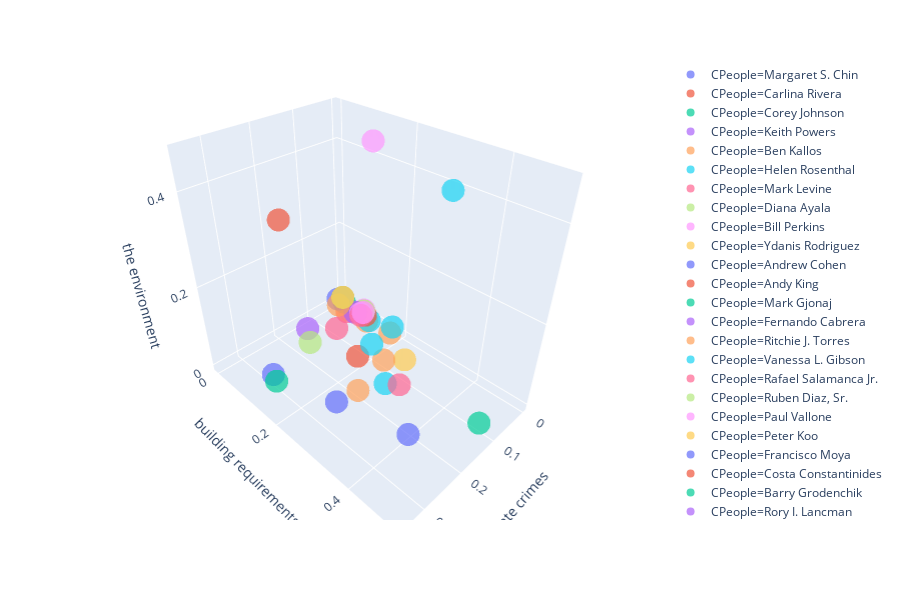

Source (notebook cell):
### Code cell
fig = px.scatter_3d(threeDimDictDF, x='hate crimes', y='building requirements', z='the environment',
              color='CPeople', opacity=0.7)

fig.show()

### Figure 1 — Plotly figure (JSON) as saved in the notebook; plotly's stock layout.template omitted (floating-point values rounded to 4 significant figures)
{"data": [{"hoverlabel": {"namelength": 0}, "hovertemplate": "CPeople=Margaret S. Chin<br>hate crimes=%{x}<br>building requirements=%{y}<br>the environment=%{z}", "legendgroup": "CPeople=Margaret S. Chin", "marker": {"color": "#636efa", "opacity": 0.7, "symbol": "circle"}, "mode": "markers", "name": "CPeople=Margaret S. Chin", "scene": "scene", "showlegend": true, "type": "scatter3d", "x": [0.2912], "y": [0.1], "z": [0.002982]}, {"hoverlabel": {"namelength": 0}, "hovertemplate": "CPeople=Carlina Rivera<br>hate crimes=%{x}<br>building requirements=%{y}<br>the environment=%{z}", "legendgroup": "CPeople=Carlina Rivera", "marker": {"color": "#EF553B", "opacity": 0.7, "symbol": "circle"}, "mode": "markers", "name": "CPeople=Carlina Rivera", "scene": "scene", "showlegend": true, "type": "scatter3d", "x": [0], "y": [0], "z": [0]}, {"hoverlabel": {"namelength": 0}, "hovertemplate": "CPeople=Corey Johnson<br>hate crimes=%{x}<br>building requirements=%{y}<br>the environment=%{z}", "legendgroup": "CPeople=Corey Johnson", "marker": {"color": "#00cc96", "opacity": 0.7, "symbol": "circle"}, "mode": "markers", "name": "CPeople=Corey Johnson", "scene": "scene", "showlegend": true, "type": "scatter3d", "x": [0.1384], "y": [0.5001], "z": [0.05333]}, {"hoverlabel": {"namelength": 0}, "hovertemplate": "CPeople=Keith Powers<br>hate crimes=%{x}<br>building requirements=%{y}<br>the environment=%{z}", "legendgroup": "CPeople=Keith Powers", "marker": {"color": "#ab63fa", "opacity": 0.7, "symbol": "circle"}, "mode": "markers", "name": "CPeople=Keith Powers", "scene": "scene", "showlegend": true, "type": "scatter3d", "x": [0], "y": [0], "z": [0]}, {"hoverlabel": {"namelength": 0}, "hovertemplate": "CPeople=Ben Kallos<br>hate crimes=%{x}<br>building requirements=%{y}<br>the environment=%{z}", "legendgroup": "CPeople=Ben Kallos", "marker": {"color": "#FFA15A", "opacity": 0.7, "symbol": "circle"}, "mode": "markers", "name": "CPeople=Ben Kallos", "scene": "scene", "showlegend": true, "type": "scatter3d", "x": [0.03357], "y": [0.1167], "z": [0.008942]}, {"hoverlabel": {"namelength": 0}, "hovertemplate": "CPeople=Helen Rosenthal<br>hate crimes=%{x}<br>building requirements=%{y}<br>the environment=%{z}", "legendgroup": "CPeople=Helen Rosenthal", "marker": {"color": "#19d3f3", "opacity": 0.7, "symbol": "circle"}, "mode": "markers", "name": "CPeople=Helen Rosenthal", "scene": "scene", "showlegend": true, "type": "scatter3d", "x": [0.03064], "y": [0.1223], "z": [0.01206]}, {"hoverlabel": {"namelength": 0}, "hovertemplate": "CPeople=Mark Levine<br>hate crimes=%{x}<br>building requirements=%{y}<br>the environment=%{z}", "legendgroup": "CPeople=Mark Levine", "marker": {"color": "#FF6692", "opacity": 0.7, "symbol": "circle"}, "mode": "markers", "name": "CPeople=Mark Levine", "scene": "scene", "showlegend": true, "type": "scatter3d", "x": [0.1139], "y": [0.1022], "z": [0.02519]}, {"hoverlabel": {"namelength": 0}, "hovertemplate": "CPeople=Diana Ayala<br>hate crimes=%{x}<br>building requirements=%{y}<br>the environment=%{z}", "legendgroup": "CPeople=Diana Ayala", "marker": {"color": "#B6E880", "opacity": 0.7, "symbol": "circle"}, "mode": "markers", "name": "CPeople=Diana Ayala", "scene": "scene", "showlegend": true, "type": "scatter3d", "x": [0], "y": [0], "z": [0]}, {"hoverlabel": {"namelength": 0}, "hovertemplate": "CPeople=Bill Perkins<br>hate crimes=%{x}<br>building requirements=%{y}<br>the environment=%{z}", "legendgroup": "CPeople=Bill Perkins", "marker": {"color": "#FF97FF", "opacity": 0.7, "symbol": "circle"}, "mode": "markers", "name": "CPeople=Bill Perkins", "scene": "scene", "showlegend": true, "type": "scatter3d", "x": [0], "y": [0], "z": [0]}, {"hoverlabel": {"namelength": 0}, "hovertemplate": "CPeople=Ydanis Rodriguez<br>hate crimes=%{x}<br>building requirements=%{y}<br>the environment=%{z}", "legendgroup": "CPeople=Ydanis Rodriguez", "marker": {"color": "#FECB52", "opacity": 0.7, "symbol": "circle"}, "mode": "markers", "name": "CPeople=Ydanis Rodriguez", "scene": "scene", "showlegend": true, "type": "scatter3d", "x": [0.06888], "y": [0.2658], "z": [0.007479]}, {"hoverlabel": {"namelength": 0}, "hovertemplate": "CPeople=Andrew Cohen<br>hate crimes=%{x}<br>building requirements=%{y}<br>the environment=%{z}", "legendgroup": "CPeople=Andrew Cohen", "marker": {"color": "#636efa", "opacity": 0.7, "symbol": "circle"}, "mode": "markers", "name": "CPeople=Andrew Cohen", "scene": "scene", "showlegend": true, "type": "scatter3d", "x": [0.251], "y": [0.2495], "z": [0.003751]}, {"hoverlabel": {"namelength": 0}, "hovertemplate": "CPeople=Andy King<br>hate crimes=%{x}<br>building requirements=%{y}<br>the environment=%{z}", "legendgroup": "CPeople=Andy King", "marker": {"color": "#EF553B", "opacity": 0.7, "symbol": "circle"}, "mode": "markers", "name": "CPeople=Andy King", "scene": "scene", "showlegend": true, "type": "scatter3d", "x": [0.01671], "y": [0.09576], "z": [0.005661]}, {"hoverlabel": {"namelength": 0}, "hovertemplate": "CPeople=Mark Gjonaj<br>hate crimes=%{x}<br>building requirements=%{y}<br>the environment=%{z}", "legendgroup": "CPeople=Mark Gjonaj", "marker": {"color": "#00cc96", "opacity": 0.7, "symbol": "circle"}, "mode": "markers", "name": "CPeople=Mark Gjonaj", "scene": "scene", "showlegend": true, "type": "scatter3d", "x": [0], "y": [0], "z": [0]}, {"hoverlabel": {"namelength": 0}, "hovertemplate": "CPeople=Fernando Cabrera<br>hate crimes=%{x}<br>building requirements=%{y}<br>the environment=%{z}", "legendgroup": "CPeople=Fernando Cabrera", "marker": {"color": "#ab63fa", "opacity": 0.7, "symbol": "circle"}, "mode": "markers", "name": "CPeople=Fernando Cabrera", "scene": "scene", "showlegend": true, "type": "scatter3d", "x": [0.02738], "y": [0.05428], "z": [0.003424]}, {"hoverlabel": {"namelength": 0}, "hovertemplate": "CPeople=Ritchie J. Torres<br>hate crimes=%{x}<br>building requirements=%{y}<br>the environment=%{z}", "legendgroup": "CPeople=Ritchie J. Torres", "marker": {"color": "#FFA15A", "opacity": 0.7, "symbol": "circle"}, "mode": "markers", "name": "CPeople=Ritchie J. Torres", "scene": "scene", "showlegend": true, "type": "scatter3d", "x": [0.2116], "y": [0.2695], "z": [0.02132]}, {"hoverlabel": {"namelength": 0}, "hovertemplate": "CPeople=Vanessa L. Gibson<br>hate crimes=%{x}<br>building requirements=%{y}<br>the environment=%{z}", "legendgroup": "CPeople=Vanessa L. Gibson", "marker": {"color": "#19d3f3", "opacity": 0.7, "symbol": "circle"}, "mode": "markers", "name": "CPeople=Vanessa L. Gibson", "scene": "scene", "showlegend": true, "type": "scatter3d", "x": [0.1515], "y": [0.2866], "z": [0.009569]}, {"hoverlabel": {"namelength": 0}, "hovertemplate": "CPeople=Rafael Salamanca Jr.<br>hate crimes=%{x}<br>building requirements=%{y}<br>the environment=%{z}", "legendgroup": "CPeople=Rafael Salamanca Jr.", "marker": {"color": "#FF6692", "opacity": 0.7, "symbol": "circle"}, "mode": "markers", "name": "CPeople=Rafael Salamanca Jr.", "scene": "scene", "showlegend": true, "type": "scatter3d", "x": [0.01339], "y": [0.08482], "z": [0.006377]}, {"hoverlabel": {"namelength": 0}, "hovertemplate": "CPeople=Ruben Diaz, Sr.<br>hate crimes=%{x}<br>building requirements=%{y}<br>the environment=%{z}", "legendgroup": "CPeople=Ruben Diaz, Sr.", "marker": {"color": "#B6E880", "opacity": 0.7, "symbol": "circle"}, "mode": "markers", "name": "CPeople=Ruben Diaz, Sr.", "scene": "scene", "showlegend": true, "type": "scatter3d", "x": [0.0008412], "y": [0], "z": [0]}, {"hoverlabel": {"namelength": 0}, "hovertemplate": "CPeople=Paul Vallone<br>hate crimes=%{x}<br>building requirements=%{y}<br>the environment=%{z}", "legendgroup": "CPeople=Paul Vallone", "marker": {"color": "#FF97FF", "opacity": 0.7, "symbol": "circle"}, "mode": "markers", "name": "CPeople=Paul Vallone", "scene": "scene", "showlegend": true, "type": "scatter3d", "x": [0.01613], "y": [0.08988], "z": [0.0175]}, {"hoverlabel": {"namelength": 0}, "hovertemplate": "CPeople=Peter Koo<br>hate crimes=%{x}<br>building requirements=%{y}<br>the environment=%{z}", "legendgroup": "CPeople=Peter Koo", "marker": {"color": "#FECB52", "opacity": 0.7, "symbol": "circle"}, "mode": "markers", "name": "CPeople=Peter Koo", "scene": "scene", "showlegend": true, "type": "scatter3d", "x": [0.0306], "y": [0.04707], "z": [0.002019]}, {"hoverlabel": {"namelength": 0}, "hovertemplate": "CPeople=Francisco Moya<br>hate crimes=%{x}<br>building requirements=%{y}<br>the environment=%{z}", "legendgroup": "CPeople=Francisco Moya", "marker": {"color": "#636efa", "opacity": 0.7, "symbol": "circle"}, "mode": "markers", "name": "CPeople=Francisco Moya", "scene": "scene", "showlegend": true, "type": "scatter3d", "x": [0], "y": [0], "z": [0]}, {"hoverlabel": {"namelength": 0}, "hovertemplate": "CPeople=Costa Constantinides<br>hate crimes=%{x}<br>building requirements=%{y}<br>the environment=%{z}", "legendgroup": "CPeople=Costa Constantinides", "marker": {"color": "#EF553B", "opacity": 0.7, "symbol": "circle"}, "mode": "markers", "name": "CPeople=Costa Constantinides", "scene": "scene", "showlegend": true, "type": "scatter3d", "x": [0.3502], "y": [0.2565], "z": [0.4448]}, {"hoverlabel": {"namelength": 0}, "hovertemplate": "CPeople=Barry Grodenchik<br>hate crimes=%{x}<br>building requirements=%{y}<br>the environment=%{z}", "legendgroup": "CPeople=Barry Grodenchik", "marker": {"color": "#00cc96", "opacity": 0.7, "symbol": "circle"}, "mode": "markers", "name": "CPeople=Barry Grodenchik", "scene": "scene", "showlegend": true, "type": "scatter3d", "x": [0.0111], "y": [0.01688], "z": [0]}, {"hoverlabel": {"namelength": 0}, "hovertemplate": "CPeople=Rory I. Lancman<br>hate crimes=%{x}<br>building requirements=%{y}<br>the environment=%{z}", "legendgroup": "CPeople=Rory I. Lancman", "marker": {"color": "#ab63fa", "opacity": 0.7, "symbol": "circle"}, "mode": "markers", "name": "CPeople=Rory I. Lancman", "scene": "scene", "showlegend": true, "type": "scatter3d", "x": [0.1448], "y": [0.03699], "z": [0.004659]}, {"hoverlabel": {"namelength": 0}, "hovertemplate": "CPeople=Daniel Dromm<br>hate crimes=%{x}<br>building requirements=%{y}<br>the environment=%{z}", "legendgroup": "CPeople=Daniel Dromm", "marker": {"color": "#FFA15A", "opacity": 0.7, "symbol": "circle"}, "mode": "markers", "name": "CPeople=Daniel Dromm", "scene": "scene", "showlegend": true, "type": "scatter3d", "x": [0.05197], "y": [0.2064], "z": [0.03648]}, {"hoverlabel": {"namelength": 0}, "hovertemplate": "CPeople=Jimmy Van Bramer<br>hate crimes=%{x}<br>building requirements=%{y}<br>the environment=%{z}", "legendgroup": "CPeople=Jimmy Van Bramer", "marker": {"color": "#19d3f3", "opacity": 0.7, "symbol": "circle"}, "mode": "markers", "name": "CPeople=Jimmy Van Bramer", "scene": "scene", "showlegend": true, "type": "scatter3d", "x": [0.1437], "y": [0.3991], "z": [0.4684]}, {"hoverlabel": {"namelength": 0}, "hovertemplate": "CPeople=I. Daneek Miller<br>hate crimes=%{x}<br>building requirements=%{y}<br>the environment=%{z}", "legendgroup": "CPeople=I. Daneek Miller", "marker": {"color": "#FF6692", "opacity": 0.7, "symbol": "circle"}, "mode": "markers", "name": "CPeople=I. Daneek Miller", "scene": "scene", "showlegend": true, "type": "scatter3d", "x": [0.03515], "y": [0.05211], "z": [0.002316]}, {"hoverlabel": {"namelength": 0}, "hovertemplate": "CPeople=Adrienne E. Adams<br>hate crimes=%{x}<br>building requirements=%{y}<br>the environment=%{z}", "legendgroup": "CPeople=Adrienne E. Adams", "marker": {"color": "#B6E880", "opacity": 0.7, "symbol": "circle"}, "mode": "markers", "name": "CPeople=Adrienne E. Adams", "scene": "scene", "showlegend": true, "type": "scatter3d", "x": [0.005452], "y": [0.07872], "z": [0.003018]}, {"hoverlabel": {"namelength": 0}, "hovertemplate": "CPeople=Karen Koslowitz<br>hate crimes=%{x}<br>building requirements=%{y}<br>the environment=%{z}", "legendgroup": "CPeople=Karen Koslowitz", "marker": {"color": "#FF97FF", "opacity": 0.7, "symbol": "circle"}, "mode": "markers", "name": "CPeople=Karen Koslowitz", "scene": "scene", "showlegend": true, "type": "scatter3d", "x": [0.03633], "y": [0.1348], "z": [0.4448]}, {"hoverlabel": {"namelength": 0}, "hovertemplate": "CPeople=Robert Holden<br>hate crimes=%{x}<br>building requirements=%{y}<br>the environment=%{z}", "legendgroup": "CPeople=Robert Holden", "marker": {"color": "#FECB52", "opacity": 0.7, "symbol": "circle"}, "mode": "markers", "name": "CPeople=Robert Holden", "scene": "scene", "showlegend": true, "type": "scatter3d", "x": [0], "y": [0], "z": [0]}, {"hoverlabel": {"namelength": 0}, "hovertemplate": "CPeople=Donovan  J. Richards<br>hate crimes=%{x}<br>building requirements=%{y}<br>the environment=%{z}", "legendgroup": "CPeople=Donovan  J. Richards", "marker": {"color": "#636efa", "opacity": 0.7, "symbol": "circle"}, "mode": "markers", "name": "CPeople=Donovan  J. Richards", "scene": "scene", "showlegend": true, "type": "scatter3d", "x": [0.2148], "y": [0.4039], "z": [0.006766]}, {"hoverlabel": {"namelength": 0}, "hovertemplate": "CPeople=Eric A. Ulrich<br>hate crimes=%{x}<br>building requirements=%{y}<br>the environment=%{z}", "legendgroup": "CPeople=Eric A. Ulrich", "marker": {"color": "#EF553B", "opacity": 0.7, "symbol": "circle"}, "mode": "markers", "name": "CPeople=Eric A. Ulrich", "scene": "scene", "showlegend": true, "type": "scatter3d", "x": [0.1285], "y": [0.1836], "z": [0.003174]}, {"hoverlabel": {"namelength": 0}, "hovertemplate": "CPeople=Stephen T. Levin<br>hate crimes=%{x}<br>building requirements=%{y}<br>the environment=%{z}", "legendgroup": "CPeople=Stephen T. Levin", "marker": {"color": "#00cc96", "opacity": 0.7, "symbol": "circle"}, "mode": "markers", "name": "CPeople=Stephen T. Levin", "scene": "scene", "showlegend": true, "type": "scatter3d", "x": [0.3037], "y": [0.1286], "z": [0.01238]}, {"hoverlabel": {"namelength": 0}, "hovertemplate": "CPeople=Antonio Reynoso<br>hate crimes=%{x}<br>building requirements=%{y}<br>the environment=%{z}", "legendgroup": "CPeople=Antonio Reynoso", "marker": {"color": "#ab63fa", "opacity": 0.7, "symbol": "circle"}, "mode": "markers", "name": "CPeople=Antonio Reynoso", "scene": "scene", "showlegend": true, "type": "scatter3d", "x": [0.0225], "y": [0.06674], "z": [0.001572]}, {"hoverlabel": {"namelength": 0}, "hovertemplate": "CPeople=Laurie A. Cumbo<br>hate crimes=%{x}<br>building requirements=%{y}<br>the environment=%{z}", "legendgroup": "CPeople=Laurie A. Cumbo", "marker": {"color": "#FFA15A", "opacity": 0.7, "symbol": "circle"}, "mode": "markers", "name": "CPeople=Laurie A. Cumbo", "scene": "scene", "showlegend": true, "type": "scatter3d", "x": [0.1099], "y": [0.243], "z": [0.01828]}, {"hoverlabel": {"namelength": 0}, "hovertemplate": "CPeople=Robert E. Cornegy, Jr.<br>hate crimes=%{x}<br>building requirements=%{y}<br>the environment=%{z}", "legendgroup": "CPeople=Robert E. Cornegy, Jr.", "marker": {"color": "#19d3f3", "opacity": 0.7, "symbol": "circle"}, "mode": "markers", "name": "CPeople=Robert E. Cornegy, Jr.", "scene": "scene", "showlegend": true, "type": "scatter3d", "x": [0.09294], "y": [0.1912], "z": [0.02037]}, {"hoverlabel": {"namelength": 0}, "hovertemplate": "CPeople=Carlos Menchaca<br>hate crimes=%{x}<br>building requirements=%{y}<br>the environment=%{z}", "legendgroup": "CPeople=Carlos Menchaca", "marker": {"color": "#FF6692", "opacity": 0.7, "symbol": "circle"}, "mode": "markers", "name": "CPeople=Carlos Menchaca", "scene": "scene", "showlegend": true, "type": "scatter3d", "x": [0.1426], "y": [0.3163], "z": [0.02104]}, {"hoverlabel": {"namelength": 0}, "hovertemplate": "CPeople=Brad Lander<br>hate crimes=%{x}<br>building requirements=%{y}<br>the environment=%{z}", "legendgroup": "CPeople=Brad Lander", "marker": {"color": "#B6E880", "opacity": 0.7, "symbol": "circle"}, "mode": "markers", "name": "CPeople=Brad Lander", "scene": "scene", "showlegend": true, "type": "scatter3d", "x": [0.1726], "y": [0.07839], "z": [0.005418]}, {"hoverlabel": {"namelength": 0}, "hovertemplate": "CPeople=Mathieu Eugene<br>hate crimes=%{x}<br>building requirements=%{y}<br>the environment=%{z}", "legendgroup": "CPeople=Mathieu Eugene", "marker": {"color": "#FF97FF", "opacity": 0.7, "symbol": "circle"}, "mode": "markers", "name": "CPeople=Mathieu Eugene", "scene": "scene", "showlegend": true, "type": "scatter3d", "x": [0.02014], "y": [0.08319], "z": [0.00629]}, {"hoverlabel": {"namelength": 0}, "hovertemplate": "CPeople=Alicka Ampry-Samuel<br>hate crimes=%{x}<br>building requirements=%{y}<br>the environment=%{z}", "legendgroup": "CPeople=Alicka Ampry-Samuel", "marker": {"color": "#FECB52", "opacity": 0.7, "symbol": "circle"}, "mode": "markers", "name": "CPeople=Alicka Ampry-Samuel", "scene": "scene", "showlegend": true, "type": "scatter3d", "x": [0], "y": [0], "z": [0]}, {"hoverlabel": {"namelength": 0}, "hovertemplate": "CPeople=Inez Barron<br>hate crimes=%{x}<br>building requirements=%{y}<br>the environment=%{z}", "legendgroup": "CPeople=Inez Barron", "marker": {"color": "#636efa", "opacity": 0.7, "symbol": "circle"}, "mode": "markers", "name": "CPeople=Inez Barron", "scene": "scene", "showlegend": true, "type": "scatter3d", "x": [0.01572], "y": [0], "z": [0.002882]}, {"hoverlabel": {"namelength": 0}, "hovertemplate": "CPeople=Justin Brannan<br>hate crimes=%{x}<br>building requirements=%{y}<br>the environment=%{z}", "legendgroup": "CPeople=Justin Brannan", "marker": {"color": "#EF553B", "opacity": 0.7, "symbol": "circle"}, "mode": "markers", "name": "CPeople=Justin Brannan", "scene": "scene", "showlegend": true, "type": "scatter3d", "x": [0], "y": [0], "z": [0]}, {"hoverlabel": {"namelength": 0}, "hovertemplate": "CPeople=Kalman Yeger<br>hate crimes=%{x}<br>building requirements=%{y}<br>the environment=%{z}", "legendgroup": "CPeople=Kalman Yeger", "marker": {"color": "#00cc96", "opacity": 0.7, "symbol": "circle"}, "mode": "markers", "name": "CPeople=Kalman Yeger", "scene": "scene", "showlegend": true, "type": "scatter3d", "x": [0], "y": [0], "z": [0]}, {"hoverlabel": {"namelength": 0}, "hovertemplate": "CPeople=Farah N. Louis<br>hate crimes=%{x}<br>building requirements=%{y}<br>the environment=%{z}", "legendgroup": "CPeople=Farah N. Louis", "marker": {"color": "#ab63fa", "opacity": 0.7, "symbol": "circle"}, "mode": "markers", "name": "CPeople=Farah N. Louis", "scene": "scene", "showlegend": true, "type": "scatter3d", "x": [0], "y": [0], "z": [0]}, {"hoverlabel": {"namelength": 0}, "hovertemplate": "CPeople=Alan N. Maisel<br>hate crimes=%{x}<br>building requirements=%{y}<br>the environment=%{z}", "legendgroup": "CPeople=Alan N. Maisel", "marker": {"color": "#FFA15A", "opacity": 0.7, "symbol": "circle"}, "mode": "markers", "name": "CPeople=Alan N. Maisel", "scene": "scene", "showlegend": true, "type": "scatter3d", "x": [0.03022], "y": [0.0168], "z": [0.001175]}, {"hoverlabel": {"namelength": 0}, "hovertemplate": "CPeople=Mark Treyger<br>hate crimes=%{x}<br>building requirements=%{y}<br>the environment=%{z}", "legendgroup": "CPeople=Mark Treyger", "marker": {"color": "#19d3f3", "opacity": 0.7, "symbol": "circle"}, "mode": "markers", "name": "CPeople=Mark Treyger", "scene": "scene", "showlegend": true, "type": "scatter3d", "x": [0.005534], "y": [0.1721], "z": [0.00708]}, {"hoverlabel": {"namelength": 0}, "hovertemplate": "CPeople=Chaim M. Deutsch<br>hate crimes=%{x}<br>building requirements=%{y}<br>the environment=%{z}", "legendgroup": "CPeople=Chaim M. Deutsch", "marker": {"color": "#FF6692", "opacity": 0.7, "symbol": "circle"}, "mode": "markers", "name": "CPeople=Chaim M. Deutsch", "scene": "scene", "showlegend": true, "type": "scatter3d", "x": [0.02799], "y": [0.09202], "z": [0.009077]}, {"hoverlabel": {"namelength": 0}, "hovertemplate": "CPeople=Deborah Rose<br>hate crimes=%{x}<br>building requirements=%{y}<br>the environment=%{z}", "legendgroup": "CPeople=Deborah Rose", "marker": {"color": "#B6E880", "opacity": 0.7, "symbol": "circle"}, "mode": "markers", "name": "CPeople=Deborah Rose", "scene": "scene", "showlegend": true, "type": "scatter3d", "x": [0], "y": [0], "z": [0]}, {"hoverlabel": {"namelength": 0}, "hovertemplate": "CPeople=Steven Matteo<br>hate crimes=%{x}<br>building requirements=%{y}<br>the environment=%{z}", "legendgroup": "CPeople=Steven Matteo", "marker": {"color": "#FF97FF", "opacity": 0.7, "symbol": "circle"}, "mode": "markers", "name": "CPeople=Steven Matteo", "scene": "scene", "showlegend": true, "type": "scatter3d", "x": [0.01056], "y": [0.08224], "z": [0.003144]}, {"hoverlabel": {"namelength": 0}, "hovertemplate": "CPeople=Joseph C. Borelli<br>hate crimes=%{x}<br>building requirements=%{y}<br>the environment=%{z}", "legendgroup": "CPeople=Joseph C. Borelli", "marker": {"color": "#FECB52", "opacity": 0.7, "symbol": "circle"}, "mode": "markers", "name": "CPeople=Joseph C. Borelli", "scene": "scene", "showlegend": true, "type": "scatter3d", "x": [0], "y": [0], "z": [0]}], "layout": {"height": 600, "legend": {"tracegroupgap": 0}, "margin": {"t": 60}, "scene": {"domain": {"x": [0, 0.98], "y": [0, 1]}, "xaxis": {"title": {"text": "hate crimes"}}, "yaxis": {"title": {"text": "building requirements"}}, "zaxis": {"title": {"text": "the environment"}}}}}
